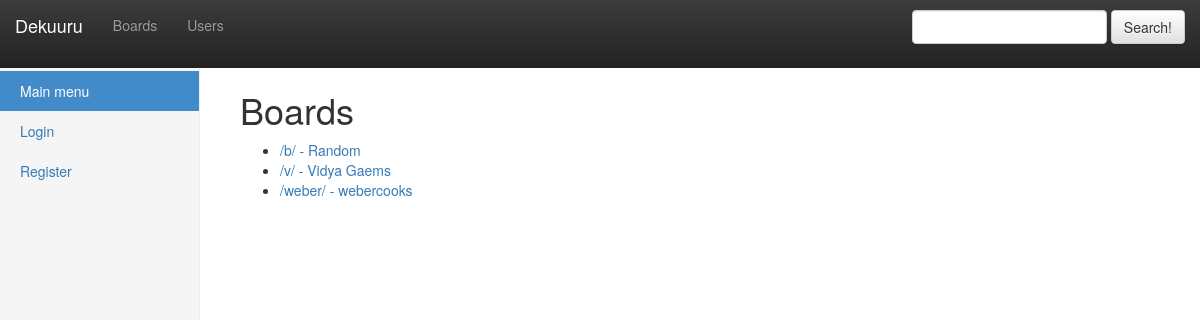
The app's page /boards/ with its own data.
### dekuuro/models.py (models this page shows)
class Board(models.Model):
	name = models.CharField(max_length=50)
	board_tag = models.CharField(max_length=15, blank=False, unique=True)
	def __unicode__(self):
		return '/%s/ - %s' % (self.board_tag, self.name)

### dekuuro/views.py (the view)
# urls.py: url(r'^boards/', 'dekuuro.views.boardsView', name='boards'),
def boardsView(Request):
	boards = Board.objects.all()
	return render(Request, 'boards.html', { 'boards' : boards , 'search_form' : SearchForm()})

### dekuuro/forms.py
class SearchForm(forms.Form):
	searchString = forms.CharField(label='', max_length=1000, widget=forms.TextInput(attrs={'class':'form-control'}))

### dekuuro/templates/boards.html (shortened to what this page needs)
{% extends "base.html" %}
{% block content %}
	<h1>Boards</h1>
	<ul>
		{% for board in boards %}
		<li>
			<a href="/board/{{ board.board_tag }}/">{{ board }}</a>
		</li>
		{% endfor %}
	</ul>
{% endblock %}

### dekuuro/static/css/sidebar.css (style rules this page uses)
body { padding-top: 50px; }

### records on screen
Board: board_tag+name "/b/ - Random"
Board: board_tag+name "/v/ - Vidya Gaems"
Board: board_tag+name "/weber/ - webercooks"
